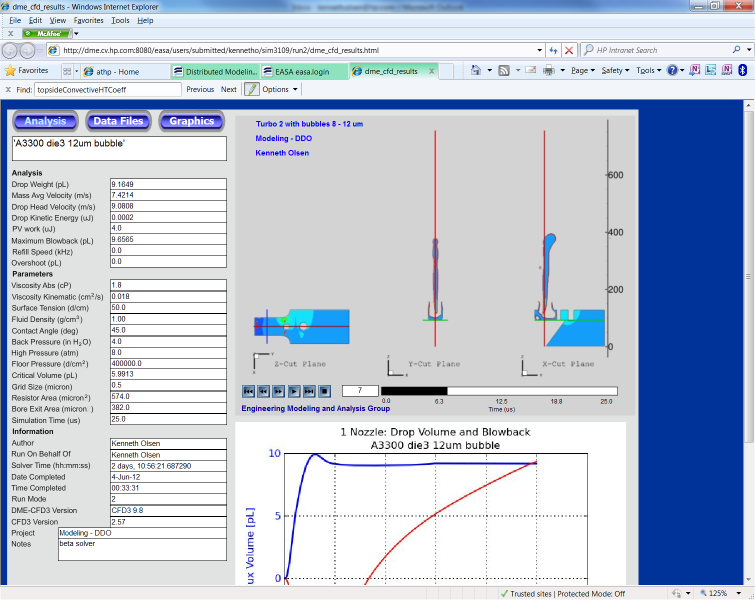
#> input picture hpclass/day34/sim3109.png, 1510 x 1200 px, found by its file name (shown at 1/2 size)
$ python 17_add_text_example.py   (Python 2 division)   (older library calls are emulated)
#> lines starting #> are read from the running program, lines starting #| are printed output that depends on the picture
# Use Python Image Library (PIL) to add text to an image.

import Image, ImageDraw, ImageFont
import os, sys


img_file = 'sim3109.png'

# Identify regions of interest
crop_pos = (764, 326)       #(x, y) of upper right corner
crop_size = (501, 433)      #(length, width)
crop_box = (crop_pos[0], crop_pos[1], crop_pos[0] + crop_size[0],
            crop_pos[1] + crop_size[1])

# Get image, crop it
im = Image.open(img_file)
#> im is the input picture: PIL image 1510x1200 RGBA; mean R, G, B, A 186.9, 197.1, 214.2, 255
cropped_im = im.crop(crop_box)
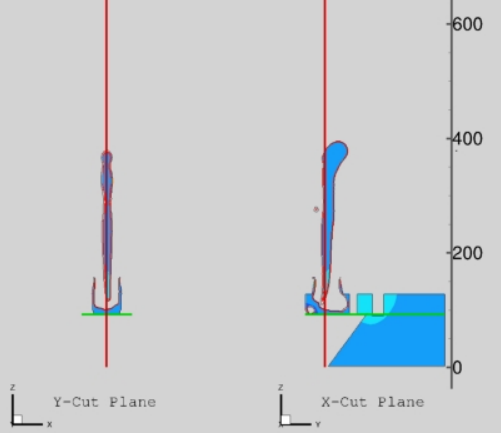
#> cropped_im: PIL image 501x433 RGBA; mean R, G, B, A 201.2, 205, 207.9, 255


# Add centered text title
fontSize = 36
font = ImageFont.truetype('arial.ttf', fontSize)
draw = ImageDraw.Draw(cropped_im)
textSize = draw.textsize('Die 3', font=font)
#> textSize = (94, 34)
x_pos = int(cropped_im.size[0] / 2 - textSize[0] / 2)
#> x_pos = 203
y_pos = 10
draw.text((x_pos, y_pos), 'Die 3', fill='black', font=font)


# TODO:
#   - Add file name to lower right corner.
#


# Add file name as watermark in lower right corner.
fontSize = 18
font = ImageFont.truetype('arial.ttf', fontSize)
draw = ImageDraw.Draw(cropped_im)
textSize = draw.textsize(img_file, font=font)
#> textSize = (118, 21)
x_pos = cropped_im.size[0] - textSize[0] - 20
#> x_pos = 363
y_pos = cropped_im.size[1] - textSize[1] - 5
#> y_pos = 407
draw.text((x_pos, y_pos), img_file, fill='darkgrey', font=font)

cropped_im.save('sim3109_text.png')
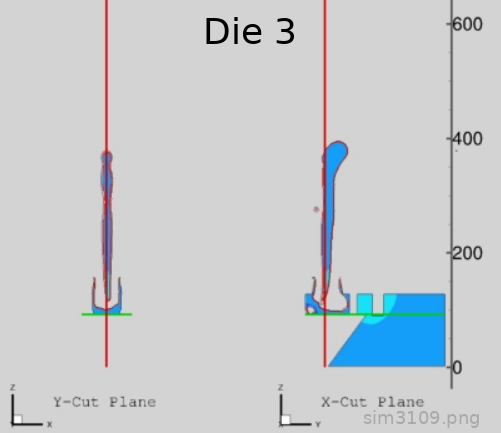
#> saved as sim3109_text.png: PIL image 501x433 RGBA; mean R, G, B, A 200.4, 204.2, 207.2, 255
print 'sim3109_text.png saved!'
